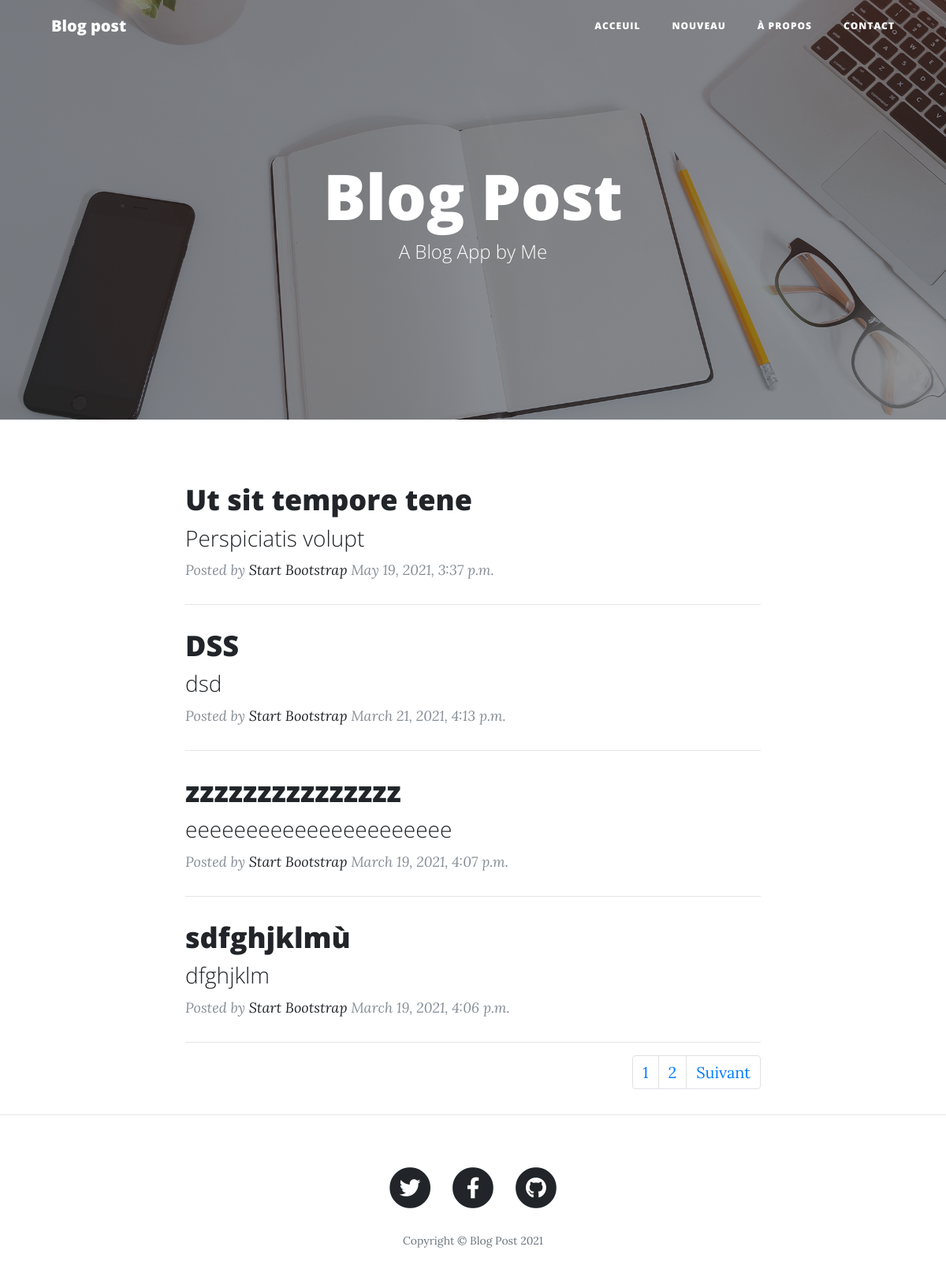
The page / on the database its author committed.
### blog/models.py (models this page shows, shortened)
class Post(models.Model):
	title      = models.CharField(max_length=200, null=True)
	resum      = models.CharField(max_length=200, null=True)
	content    = models.TextField(null=True)
	created_at = models.DateTimeField(auto_now_add=True)

### blog/views.py (the view)
# urls.py: path('', home, name='home'),
def home(request):
	posts = Post.objects.all().order_by('-created_at')
	paginator = Paginator(posts, 4)
	page_number = request.GET.get('page')
	page_obj    = paginator.get_page(page_number)
	context={
		'posts':page_obj,
	}
	return render(request, 'index.html', context)

### templates/index.html (shortened to what this page needs)
{%extends 'main.html' %}
{% load static %}
{% block main_content %}
  <div class="container">
	<div class="row">
	  <div class="col-lg-8 col-md-10 mx-auto">
		{%for post in posts %}
		<div class="post-preview">
		  <a href="{% url 'post' post.id %}">
			<h2 class="post-title">
			  {{post.title}}
			</h2>
			<h3 class="post-subtitle">
			  {{post.resum}}
			</h3>
		  </a>
		  <p class="post-meta">Posted by
			<a href="#">Start Bootstrap</a>
			{{post.created_at}}</p>
		</div>
		<hr>
		{%endfor%}
		<div class="clearfixf float-right">
		  <nav aria-label="Page navigation example">
			<ul class="pagination">
				{% if posts.paginator.num_pages <= 10 %}
					{% for i in posts.paginator.page_range %}
					<li class="page-item"><a class="page-link" href="?page={{i}}">{{i}}</a></li>
					{% endfor %}
					{% if posts.has_next %}
					<li class="page-item"><a class="page-link" href="?page={{ posts.next_page_number }}">Suivant</a></li>
					{% endif %}
				{%endif%}
			</ul>
		  </nav>
		</div>
	  </div>
	</div>
  </div>
{% endblock %}

### rows shown on the page
Post: title "Ut sit tempore tene", resum "Perspiciatis volupt", created_at "May 19, 2021, 3:37 p.m."
Post: title "DSS", resum "dsd", created_at "March 21, 2021, 4:13 p.m."
Post: title "zzzzzzzzzzzzzzz", resum "eeeeeeeeeeeeeeeeeeeeee", created_at "March 19, 2021, 4:07 p.m."
Post: title "sdfghjklmù", resum "dfghjklm", created_at "March 19, 2021, 4:06 p.m."

### other values the page prints
{{ i }} "1" "2"
